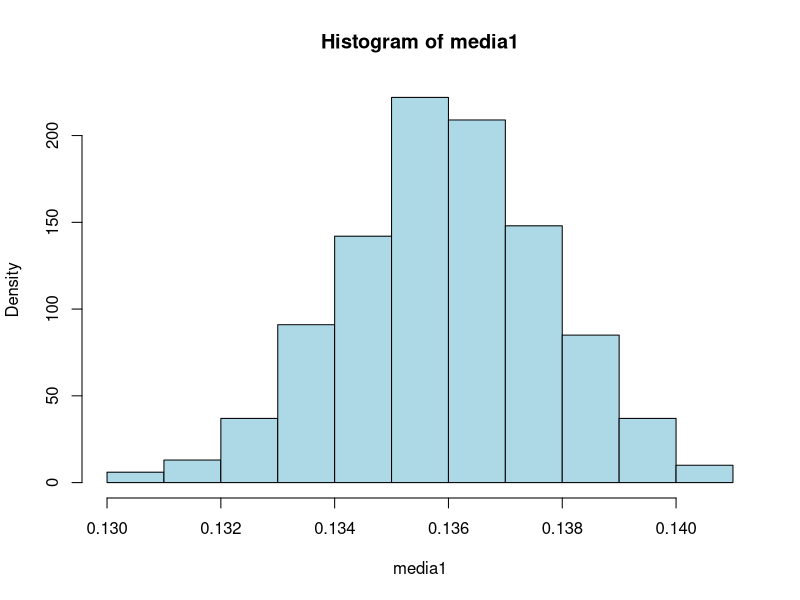

Write R code to recreate this figure. (Note: this script raises an error after producing the figure.)
#integração monte carlo 
# caso 1
beta(3,2)

ge <- function(t,x=3,y=2){
  (1-t)**(y-1) * t**(x-1)
}

u <- runif(1000)
mean(ge(u))

# caso 2

h <- function(y){
  1/sqrt(2*pi) * exp(-((y+1)**2 /2 ))
}
 
mean(h(u))


gera.mil <- function(n){
  u <- runif(n)
  mean(h(u))
  
}
verdadeiro <- pnorm(2)-pnorm(1)

# criando uma amostra com mil valores
media1 <- replicate(1000, gera.mil(1000))

hist(media1, freq  = F,col ="lightblue")
mean(media1)
sd(media1)
quantile(media1, c(0.025,0.975))
log10(mean((amostra-verdadeiro)**2))

#criando amostra com 2000 valores

media2 <- replicate(1000, gera.mil(2000))      
hist(media2, freq = F, col = "purple",add = T)
mean(media2)
sd(media2)
quantile(media2, c(0.025,0.975))
log10(mean((media2-verdadeiro)**2))


##########23/05/2024############
# caso 3

  # 2 parametrização
h.linha <- function(y){
  exp(-(y/(1-y))**2) /(1-y)**2
}

mean(h.linha(u))

 # 3° parametrização

u1 <- runif(1000)
u2 <- runif(1000)

h.2linhas <- function(x,y){
  (exp(-x**2))+(exp(-(1/y)**2)/y**2)
} 

mean(h.2linhas(u1,u2))


##### Estimação de pi, pelo metodo Monte Carlo

  # dado (x,y), um vetor aleatório distribuído em quadrado de area 4, a área do círculo pi.
  # X,Y iid, uniforme(-1,1), 
  # x² + y² <= 1
  # P{pto cair dentro do círculo} = pi/4

# gerar u1 e u2 iid ~ uniforme(0,1)
# faça x= 2*u1 - 1 e y = 2*u2 - 1
# I = 1 , se x² + y² <= 1 e 0, cc
# Após b repetições de algoritimo acima a estimação da 

gera.pi <- function(B = 1E3){
  U1 <- runif(B)
  U2 <- runif(B)
  X <- 2*U1 - 1
  Y <- 2*U2 - 1
  I <- X**2 + Y**2 <= 1
  mean(I)*4
}
gera.pi(B=1000)

pi.1000 <- replicate(1000, gera.pi(B=1000))
hist(pi.1000, freq = F, breaks = 50)


# agora vamos calcular a estimativado do ero relativo, para b=10,100,1000,10000,100000

errorelativo <- function(p){
  erro <- abs(p - pi)/pi
  erro
}

pierro.1000 <- errorelativo(pi.1000)

# gerar grafico tamanho da amostra x erro relativo

#Exemplo 1 não finalizado 
amostra <- rcauchy(10)+350
vero <- function(teta){
  u <- prod(dcauchy(amostra-teta))
  u
}

integrate(vero, lower = -Inf,upper = Inf)

#Exemplo 2
#simulando exercício da probabilidade da chaves, onde temos as chaves c1,c2,c3,c4,c5, sendo q a 
#probabilidade de cada uma funcionar é igual a p

# ultima foto
